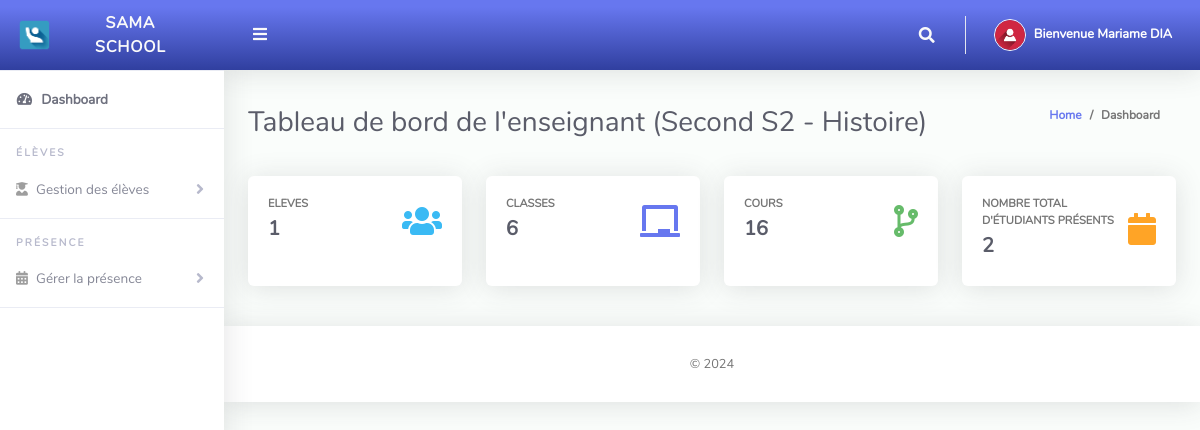
Screenshot of /ClassTeacher/index.php (signed in) with the database file from the repository.
### tables this page shows
CREATE TABLE `tblclassteacher` (
  `Id` int(10) NOT NULL,
  `firstName` varchar(255) NOT NULL,
  `lastName` varchar(255) NOT NULL,
  `emailAddress` varchar(255) NOT NULL,
  `password` varchar(255) NOT NULL,
  `phoneNo` varchar(50) NOT NULL,
  `classId` varchar(10) NOT NULL,
  `classArmId` varchar(10) NOT NULL,
  `dateCreated` varchar(50) NOT NULL
);

CREATE TABLE `tblclassarms` (
  `Id` int(10) NOT NULL,
  `classId` varchar(10) NOT NULL,
  `classArmName` varchar(255) NOT NULL,
  `isAssigned` varchar(10) NOT NULL
);

CREATE TABLE `tblclass` (
  `Id` int(10) NOT NULL,
  `className` varchar(255) NOT NULL
);

### ClassTeacher/index.php (the view, shortened to what this page needs)
<?php
include '../Includes/dbcon.php';
    $query = "SELECT tblclass.className,tblclassarms.classArmName
    FROM tblclassteacher
    INNER JOIN tblclass ON tblclass.Id = tblclassteacher.classId
    INNER JOIN tblclassarms ON tblclassarms.Id = tblclassteacher.classArmId
    Where tblclassteacher.Id = '$_SESSION[userId]'";
    $rs = $conn->query($query);
    $rrw = $rs->fetch_assoc();
?>
<!DOCTYPE html>
<html lang="en">
<head>
  <link href="../vendor/fontawesome-free/css/all.min.css" rel="stylesheet" type="text/css">
  <link href="../vendor/bootstrap/css/bootstrap.min.css" rel="stylesheet" type="text/css">
  <link href="css/ruang-admin.min.css" rel="stylesheet">
</head>
<body id="page-top">
  <div id="wrapper">
   <?php include "Includes/sidebar.php";?>
    <div id="content-wrapper" class="d-flex flex-column">
      <div id="content">
           <?php include "Includes/topbar.php";?>
        <div class="container-fluid" id="container-wrapper">
          <div class="d-sm-flex align-items-center justify-content-between mb-4">
            <h1 class="h3 mb-0 text-gray-800">Tableau de bord de l'enseignant (<?php echo $rrw['className'].' - '.$rrw['classArmName'];?>)</h1>
            <ol class="breadcrumb">
              <li class="breadcrumb-item"><a href="./">Home</a></li>
              <li class="breadcrumb-item active" aria-current="page">Dashboard</li>
            </ol>
          </div>
          <div class="row mb-3">
          <?php
$query1=mysqli_query($conn,"SELECT * from tblstudents where classId = '$_SESSION[classId]' and classArmId = '$_SESSION[classArmId]'");
$students = mysqli_num_rows($query1);
?>
            <div class="col-xl-3 col-md-6 mb-4">
              <div class="card h-100">
                <div class="card-body">
                  <div class="row no-gutters align-items-center">
                    <div class="col mr-2">
                      <div class="text-xs font-weight-bold text-uppercase mb-1">Eleves</div>
                      <div class="h5 mb-0 mr-3 font-weight-bold text-gray-800"><?php echo $students;?></div>
                    </div>
                    <div class="col-auto">
                      <i class="fas fa-users fa-2x text-info"></i>
                    </div>
                  </div>
                </div>
              </div>
            </div>
             <?php
$query1=mysqli_query($conn,"SELECT * from tblclass");
$class = mysqli_num_rows($query1);
?>
            <div class="col-xl-3 col-md-6 mb-4">
              <div class="card h-100">
                <div class="card-body">
                  <div class="row align-items-center">
                    <div class="col mr-2">
                      <div class="text-xs font-weight-bold text-uppercase mb-1">Classes</div>
                      <div class="h5 mb-0 font-weight-bold text-gray-800"><?php echo $class;?></div>
                    </div>
                    <div class="col-auto">
                      <i class="fas fa-chalkboard fa-2x text-primary"></i>
                    </div>
                  </div>
                </div>
              </div>
            </div>
             <?php
$query1=mysqli_query($conn,"SELECT * from tblclassarms");
$classArms = mysqli_num_rows($query1);
?>
            <div class="col-xl-3 col-md-6 mb-4">
              <div class="card h-100">
                <div class="card-body">
                  <div class="row no-gutters align-items-center">
                    <div class="col mr-2">
                      <div class="text-xs font-weight-bold text-uppercase mb-1">Cours</div>
                      <div class="h5 mb-0 font-weight-bold text-gray-800"><?php echo $classArms;?></div>
                    </div>
                    <div class="col-auto">
                      <i class="fas fa-code-branch fa-2x text-success"></i>
                    </div>
                  </div>
                </div>
              </div>
            </div>
            <?php
$query1=mysqli_query($conn,"SELECT * from tblattendance where classId = '$_SESSION[classId]' and classArmId = '$_SESSION[classArmId]'");
$totAttendance = mysqli_num_rows($query1);
?>
            <div class="col-xl-3 col-md-6 mb-4">
              <div class="card h-100">
                <div class="card-body">
                  <div class="row no-gutters align-items-center">
                    <div class="col mr-2">
                      <div class="text-xs font-weight-bold text-uppercase mb-1">NOMBRE TOTAL D'ÉTUDIANTS PRÉSENTS</div>
                      <div class="h5 mb-0 font-weight-bold text-gray-800"><?php echo $totAttendance;?></div>
                    </div>
                    <div class="col-auto">
                      <i class="fas fa-calendar fa-2x text-warning"></i>
                    </div>
                  </div>
                </div>
              </div>
            </div>
        </div>
      </div>
      <?php include 'includes/footer.php';?>
    </div>
  </div>
</body>
</html>

### ClassTeacher/Includes/topbar.php (shortened to what this page needs)
<?php
  $query = "SELECT * FROM tblclassteacher WHERE Id = ".$_SESSION['userId']."";
  $rs = $conn->query($query);
  $rows = $rs->fetch_assoc();
  $fullName = $rows['firstName']." ".$rows['lastName'];;
?>
<nav class="navbar navbar-expand navbar-light bg-gradient-primary topbar mb-4 static-top">
          <button id="sidebarToggleTop" class="btn btn-link rounded-circle mr-3">
            <i class="fa fa-bars"></i>
          </button>
          <ul class="navbar-nav ml-auto">
            <li class="nav-item dropdown no-arrow">
              <a class="nav-link dropdown-toggle" href="#" id="searchDropdown" role="button" data-toggle="dropdown"
                aria-haspopup="true" aria-expanded="false">
                <i class="fas fa-search fa-fw"></i>
              </a>
            </li>
            <li class="nav-item dropdown no-arrow">
              <a class="nav-link dropdown-toggle" href="#" id="userDropdown" role="button" data-toggle="dropdown"
                aria-haspopup="true" aria-expanded="false">
                <img class="img-profile rounded-circle" src="img/user-icn.png" style="max-width: 60px">
                <span class="ml-2 d-none d-lg-inline text-white small"><b>Bienvenue <?php echo $fullName;?></b></span>
              </a>
            </li>
          </ul>
        </nav>

### rows the page displays
tblclassteacher: fullName "Mariame DIA"
tblclassarms: classId.className "Second S2", classArmName "Histoire"

### other values shown
$students "1"
$class "6"
$classArms "16"
$totAttendance "2"
